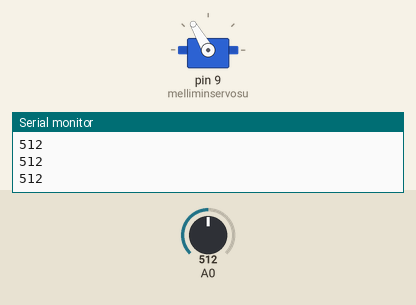
A sketch run on a simulated Arduino Uno, built with avr-gcc and run on an emulated ATmega328P. Shown: servo, the last lines printed to the serial monitor. Inputs (shaded band) come from the test bench; at power-on: A0 = 512.

Above: at 1.2 s.
1.3 s: A0 set to 855
2.8 s: A0 set to 883
At 3.2 s:
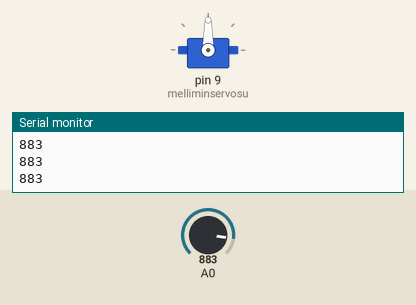
4.3 s: A0 set to 716
At 5.4 s:
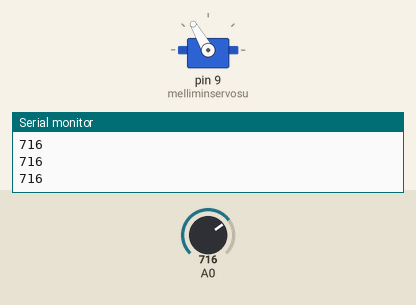
5.8 s: A0 set to 875
At 6.7 s:
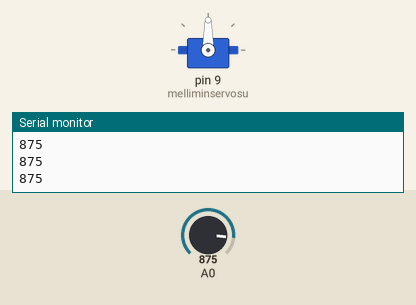
Timing chart, 0 to 8.3 s (numbered marks = the images above; inputs shaded):
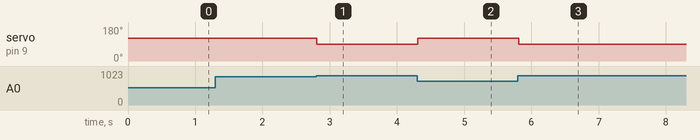

Measured:
- the behaviour switches between 865 and 866 on A0 (found by bisection; images 0 and 1)
- after the input at 2.8 s, servo on pin 9 (melliminservosu): 120° → 90° at once
- after the input at 4.3 s, servo on pin 9 (melliminservosu): 90° → 120° at once
- after the input at 5.8 s, servo on pin 9 (melliminservosu): 120° → 90° at once

The sketch:

dinozavr.ino
```cpp
#include <Servo.h>
Servo melliminservosu;

void setup() {
  Serial.begin(9600);
  melliminservosu.attach(9);
  melliminservosu.write(90);
}

void loop() {
  int x = analogRead(A0);
  Serial.println(x);
  if(x <= 865){
    melliminservosu.write(120);
    delay(100);
  }else{
    melliminservosu.write(90);
  }
}
```
